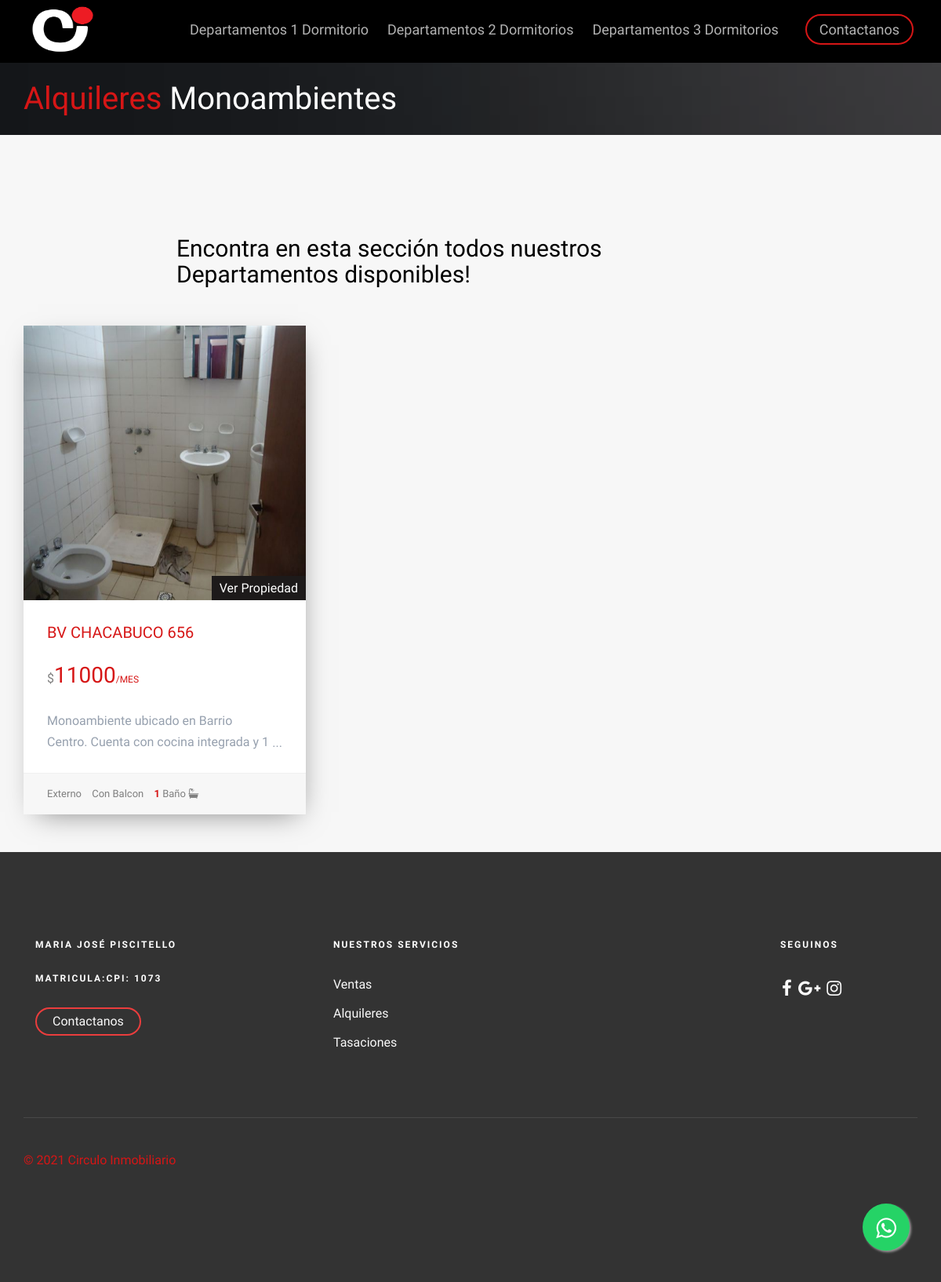
The page /alquileres/alqui_monoambientes/ on the database its author committed.
### Alquileres/models.py (models this page shows, shortened)
class PostImagenes(models.Model):
    post= models.ForeignKey(PostAlquiler, default =None ,on_delete=models.CASCADE)
    image = models.ImageField(upload_to ="Imagenes",verbose_name="Imagenes")
    class Meta:
        verbose_name="Agregar una Imagen"
        verbose_name_plural="Agregar mas Imagenes"

class PostAlquiler(models.Model):
    balcon=(('Con Balcon','Con Balcon'),('',''))
    balcon = models.CharField(max_length=100, choices = balcon,default="Con Balcon", null=True, blank=True)
    frente= (('Externo','Externo'),('Contrafrente','Contrafrente'))
    frente = models.CharField(max_length=100,choices=frente, default = "Externo")
    title=  models.CharField(max_length=200, verbose_name="Titulo ")
    content = models.TextField(verbose_name="Contenido",max_length=800,)
    imagen = models.ImageField(verbose_name="Imagen", blank =True ,null =True,upload_to="Alquileres")
    price = models.IntegerField(verbose_name="Precio")
    ambientes = models.IntegerField(verbose_name="Dormitorios o Ambientes",blank =True ,null =True)
    superficie= models.IntegerField(verbose_name="Superficie (locales u oficinas)",blank =True,null =True )
    baños= models.IntegerField(verbose_name="Baños",blank = True,null =True)
    plantas= models.IntegerField(verbose_name="Plantas (locales u oficinas)", blank = True,null =True)
    autor = models.ForeignKey(User,verbose_name="Autor", on_delete=models.CASCADE)
    categories= models.ManyToManyField(Category, verbose_name="Categoria")
    created = models.DateTimeField(auto_now_add=True, verbose_name="Creado")
    updated = models.DateTimeField(auto_now=True, verbose_name="Editado")
    class Meta:
            verbose_name="Publicacion"
            verbose_name_plural="Plublicaciones"
            ordering= ["-created"]

### Alquileres/views.py (the view)
# urls.py: path('alqui_monoambientes/', views.alqui_monoambientes ,name ="alqui_monoambientes"),
def alqui_monoambientes(request):
    monoambientes= PostAlquiler.objects.filter(categories=Category.objects.get(nombre="Monoambientes"))
    return render(request,'Alquileres/alqui_monoambientes.html',{'monoambientes': monoambientes})

### Alquileres/templates/Alquileres/alqui_monoambientes.html (shortened to what this page needs)
{% extends 'App1/base.html'%} {% load static %} {% block header %}
<div id="fh5co-page">
    <header id="fh5co-header" role="banner">
        <div class="container">
            <div class="row">
                <div class="header-inner">
                    <span class="rounded-circle">
				  		<span class="rounded-circle">
                            <span class="rounded-circle"><a href="{% url 'inicio' %}"><img src="{% static 'Appp1/images/1_negro.png' %}" style="margin-top: 8px" width="90px" height="60px"> </img>
				  </span>
                    </span>
                    <nav role="navigation">
                        <ul>
                            <li><a href="{% url 'alqui_dptoundormi' %}">Departamentos 1 Dormitorio </a></li>
                            <li><a href="{% url 'alqui_dptodosdormi' %}">Departamentos 2 Dormitorios</a></li>
                            <li><a href="{% url 'alqui_dptotresdormi' %}"> Departamentos 3 Dormitorios</a></li>
                            <li class="cta"><a href="{% url 'contacto' %}">Contactanos</a></li>
                        </ul>
                    </nav>
                </div>
            </div>
        </div>
    </header>
    {% endblock %} {% block content %}
    <div class="fh5co-page-title" style="background-image: url({% static 'Appp1/images/slide_6.jpg'%});">
        <div class="overlay"></div>
        <div class="container">
            <div class="row">
                <div class="col-md-12 animate-box">
                    <h1><a href="{% url 'alquiler' %}" style="text-decoration:none">Alquileres</a></span> Monoambientes </h1>
                </div>
            </div>
        </div>
    </div>
    <div id="best-deal">
        <div class="container">
            <div class="row">
                <div class="col-md-8 col-md-offset-2 text-center fh5co-heading animate-box" data-animate-effect="fadeIn">
                    <h2>Encontra en esta sección todos nuestros Departamentos disponibles!</h2>
                </div>
                {% for monoambiente in monoambientes %}
                <div class="col-md-4 item-block animate-box" data-animate-effect="fadeIn">
                    <div class="fh5co-property">
                        <figure>
                            <div id="carouselExampleControls" class="carousel slide" data-ride="carousel">
                                <div class="carousel-inner">
                                    {% for pi in monoambiente.postimagenes_set.all %}
                                    <div class="item {% if forloop.first %} active {% endif %}">
                                        <img class="carousel-inner" src="{{pi.image.url}}" alt="First slide">
                                    </div>
                                    {% endfor %}
                                </div>
                            </div>
                            <a href="{% url 'monoambiente_details_alquis' monoambiente.id  %}" class="tag"> Ver Propiedad</a>
                        </figure>
                        <div class="fh5co-property-innter">
                            <h3><a href="{% url 'monoambiente_details_alquis' monoambiente.id  %}">{{monoambiente.title}}</a></h3>
                            <div class="price-status">
                                <span class="per">$</span><span class="price">{{monoambiente.price}}<span class="per">/Mes</span></span>
                            </div>
                            <div class="property-content-wrapper">
                                <p>{{monoambiente.content}} </p>
                            </div>
                        </div>
                        <p class="fh5co-property-specification">
                            <span>{{monoambiente.frente}}</span>
                            <span>{% if monoambiente.balcon %}
                                {{monoambiente.balcon}}
                                {% endif %}
                            </span>
                            <span><strong>{{monoambiente.baños}}</strong> Baño  <i class="fa fa-bath"></i></span>
                        </p>
                    </div>
                </div>
                {% endfor %}
            </div>
        </div>
        {% endblock %}

### App1/static/Appp1/css/icomoon.css (style rules this page uses)
.fa { font-family: 'FontAwesome' !important; }

### rows shown on the page
PostAlquiler: title "BV CHACABUCO 656", price "11000", content "Monoambiente ubicado en Barrio Centro. Cuenta con cocina integrada y 1…", frente "Externo", balcon "Con Balcon", baños "1"
PostImagenes: image (picture)
